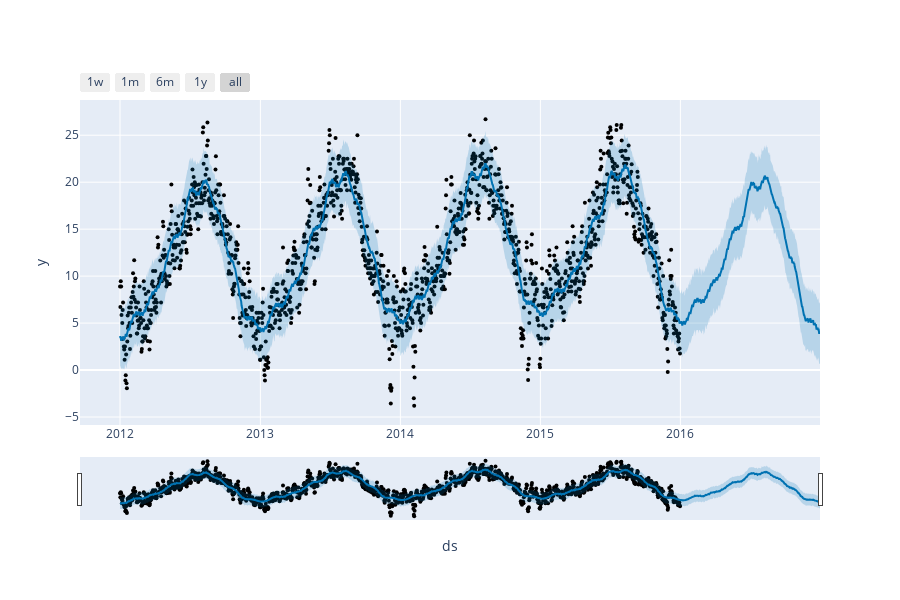

The notebook cell saved with this chart:
### Code cell
from prophet import Prophet
from prophet.plot import plot_plotly, plot_components_plotly

time_model = Prophet()
time_model.fit(forecast_data)

forecasts = time_model.make_future_dataframe(periods=365)
prediction = time_model.predict(forecasts)

plot_plotly(time_model,prediction)

### Figure 1 — Plotly figure (JSON) as saved in the notebook; plotly's stock layout.template omitted (floating-point values rounded to 4 significant figures; data arrays with more than 128 entries replaced by an {"elided": "..."} marker saying what was removed)
{"data": [{"marker": {"color": "black", "size": 4}, "mode": "markers", "name": "Actual", "type": "scatter", "x": {"elided": "1461 str values"}, "y": {"elided": "1461 float values"}}, {"hoverinfo": "skip", "line": {"width": 0}, "mode": "lines", "type": "scatter", "x": {"elided": "1826 str values"}, "y": {"elided": "1826 float values"}}, {"fill": "tonexty", "fillcolor": "rgba(0, 114, 178, 0.2)", "line": {"color": "#0072B2", "width": 2}, "mode": "lines", "name": "Predicted", "type": "scatter", "x": {"elided": "1826 str values"}, "y": {"elided": "1826 float values"}}, {"fill": "tonexty", "fillcolor": "rgba(0, 114, 178, 0.2)", "hoverinfo": "skip", "line": {"width": 0}, "mode": "lines", "type": "scatter", "x": {"elided": "1826 str values"}, "y": {"elided": "1826 float values"}}], "layout": {"height": 600, "showlegend": false, "width": 900, "xaxis": {"rangeselector": {"buttons": [{"count": 7, "label": "1w", "step": "day", "stepmode": "backward"}, {"count": 1, "label": "1m", "step": "month", "stepmode": "backward"}, {"count": 6, "label": "6m", "step": "month", "stepmode": "backward"}, {"count": 1, "label": "1y", "step": "year", "stepmode": "backward"}, {"step": "all"}]}, "rangeslider": {"visible": true}, "title": {"text": "ds"}, "type": "date"}, "yaxis": {"title": {"text": "y"}}}}
